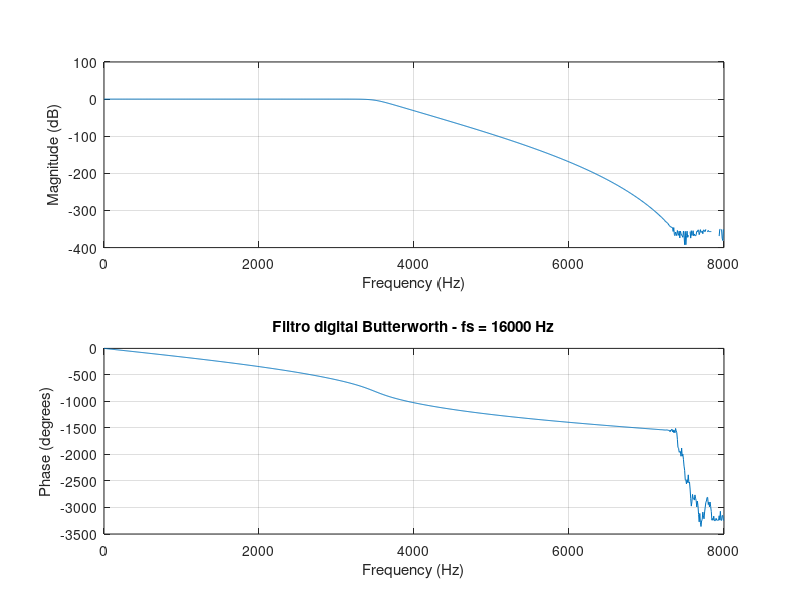
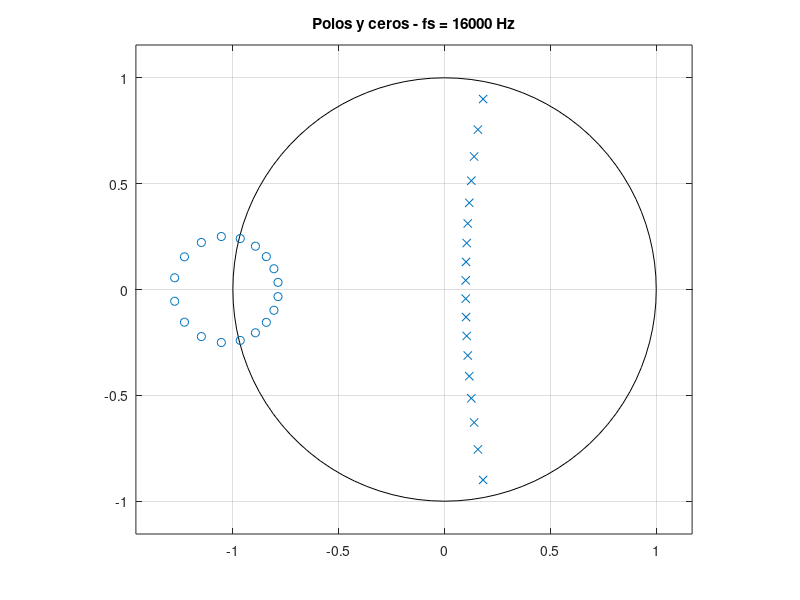
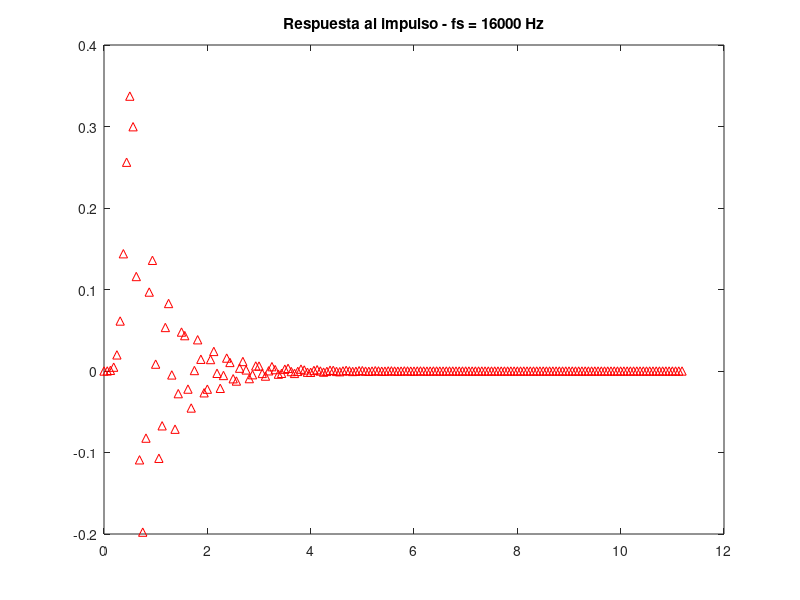
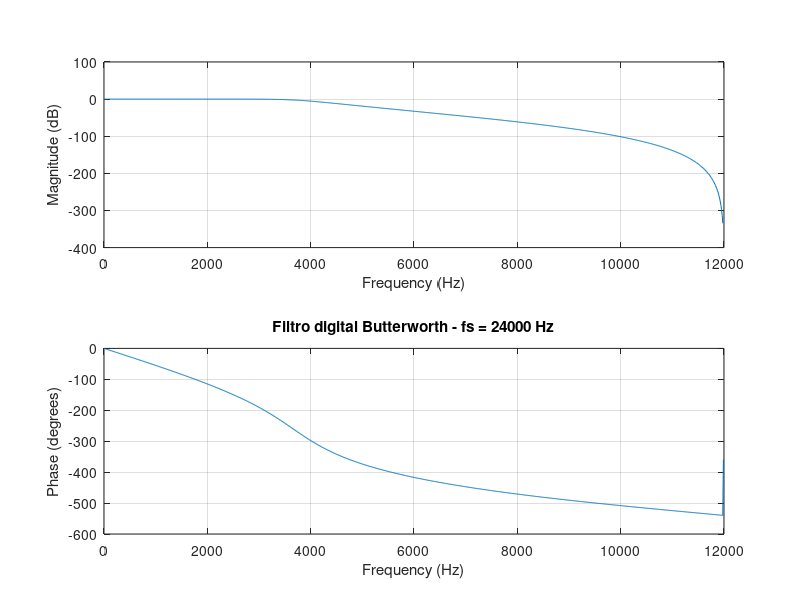

The MATLAB source for these figures, in order:
fs_list = [16000, 24000, 32000]; %Genero un vector con las fsamples (puedo hacerlo porque son conocidas)
% FILTROS DIGITALES PARA 3 TASAS DE MUESTREO
filtros = {};
fp = 3400;
Ap = 1;
As = 30;
ordenes = [];
for i = 1:3
    fs = fs_list(i);
    fprintf('\n--- Filtro digital para fs = %d Hz ---\n', fs);
    Wp = fp / (fs/2);  % Normalizaci�n de la Frecuencia de paso de 1dB a la frecuencia de sampleo de cada se�al
    [n, Wn] = buttord(Wp, 0.5, Ap, As);
    [b, a] = butter(n, Wn);
    filtros{i} = struct('fs', fs, 'b', b, 'a', a);
    ordenes(i) = n;
    % Graficar las respustas de cada apartado.
    figure;
    freqz(b, a, 1024, fs);
    title(sprintf('Filtro digital Butterworth - fs = %d Hz', fs));
    drawnow; 

    figure;
    zplane(b, a);
    title(sprintf('Polos y ceros - fs = %d Hz', fs));
    drawnow; 
    
    figure;
    impz(b, a, [], fs);
    title(sprintf('Respuesta al impulso - fs = %d Hz', fs));
    drawnow; 
end

save('filtros_guardados.mat', 'filtros', 'ordenes');
